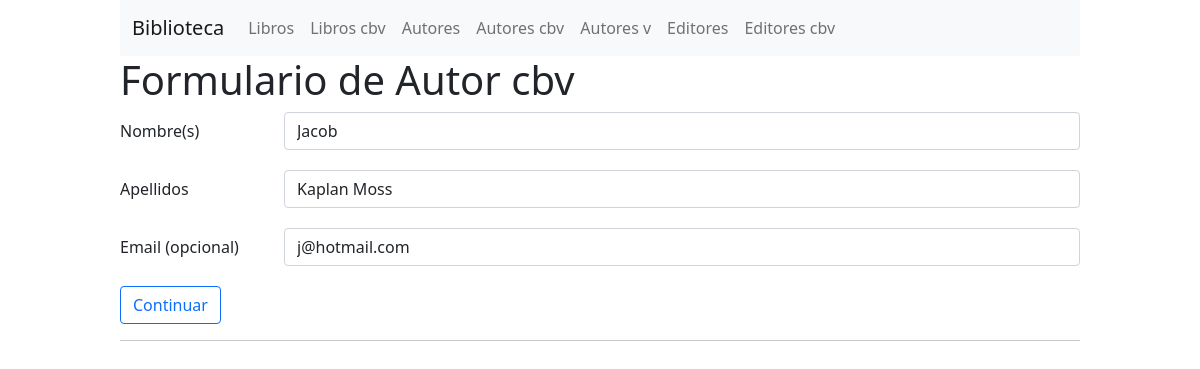
Page /modificar/autor_cbv/4/ on the committed database.
### biblioteca/models.py (models this page shows, shortened)
class Autor(models.Model):
    nombre = models.CharField(max_length=30)
    apellidos = models.CharField(max_length=40)
    email = models.EmailField(null=True, blank=True)
    class Meta:
        ordering = ["-apellidos", "-nombre"]
        verbose_name = 'Autor'
        verbose_name_plural = 'Autores'

### biblioteca/views.py (the view)
# urls.py: url(r'^modificar/autor_cbv/(?P<pk>[0-9]+)/$', AutorUpdateView.as_view()),
class AutorUpdateView(SuccessMessageMixin, UpdateView):
    model = Autor
    form_class = AutorForm
    template_name = "autor_form__cbv.html"
    success_url = reverse_lazy("autores_cbv")
    success_message = "Se modifico correctamente el autor <strong>%(nombre)s %(apellidos)s</strong>"

### biblioteca/forms.py
class AutorForm(forms.ModelForm):
    class Meta():
        model = Autor
        fields = [
            "nombre",
            "apellidos",
            "email",
        ]
        widgets = {
            "nombre":    forms.TextInput(attrs=build_attrs("nombre")),
            "apellidos": forms.TextInput(attrs=build_attrs("apellidos")),
            "email":     forms.EmailInput(attrs=build_attrs("email")),
        }

### biblioteca/templates/autor_form__cbv.html (shortened to what this page needs)
{% extends 'shared/base.html' %}
{% block content %}
    <h1>Formulario de Autor cbv</h1>
    <form action="" method="post">{% csrf_token %}
        <div class="mb-3 row">
            <label for="nombre" class="col-sm-2 col-form-label">Nombre(s)</label>
            <div class="col-sm-10">
                {{ form.nombre }}
            </div>
        </div>
        <div class="mb-3 row">
            <label for="apellidos" class="col-sm-2 col-form-label">Apellidos</label>
            <div class="col-sm-10">
                {{ form.apellidos }}
            </div>
        </div>
        <div class="mb-3 row">
            <label for="email" class="col-sm-2 col-form-label">Email (opcional)</label>
            <div class="col-sm-10">
                {{ form.email }}
            </div>
        </div>
        <button class="btn btn-outline-primary" type="submit">
            Continuar
        </button>
    </form>
{% endblock  %}

### rows in the picture
Autor: nombre "Jacob", apellidos "Kaplan Moss", email "j@hotmail.com"
